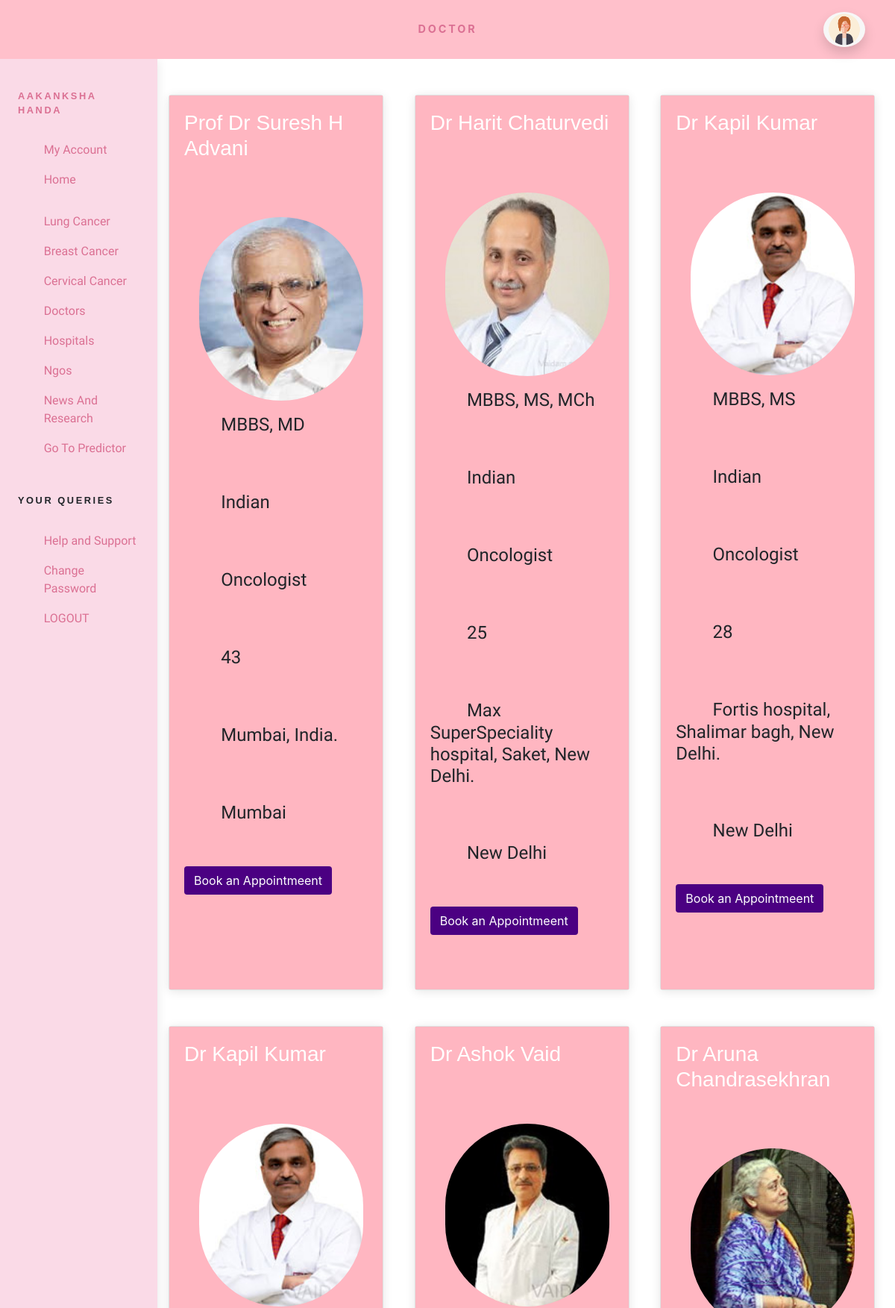
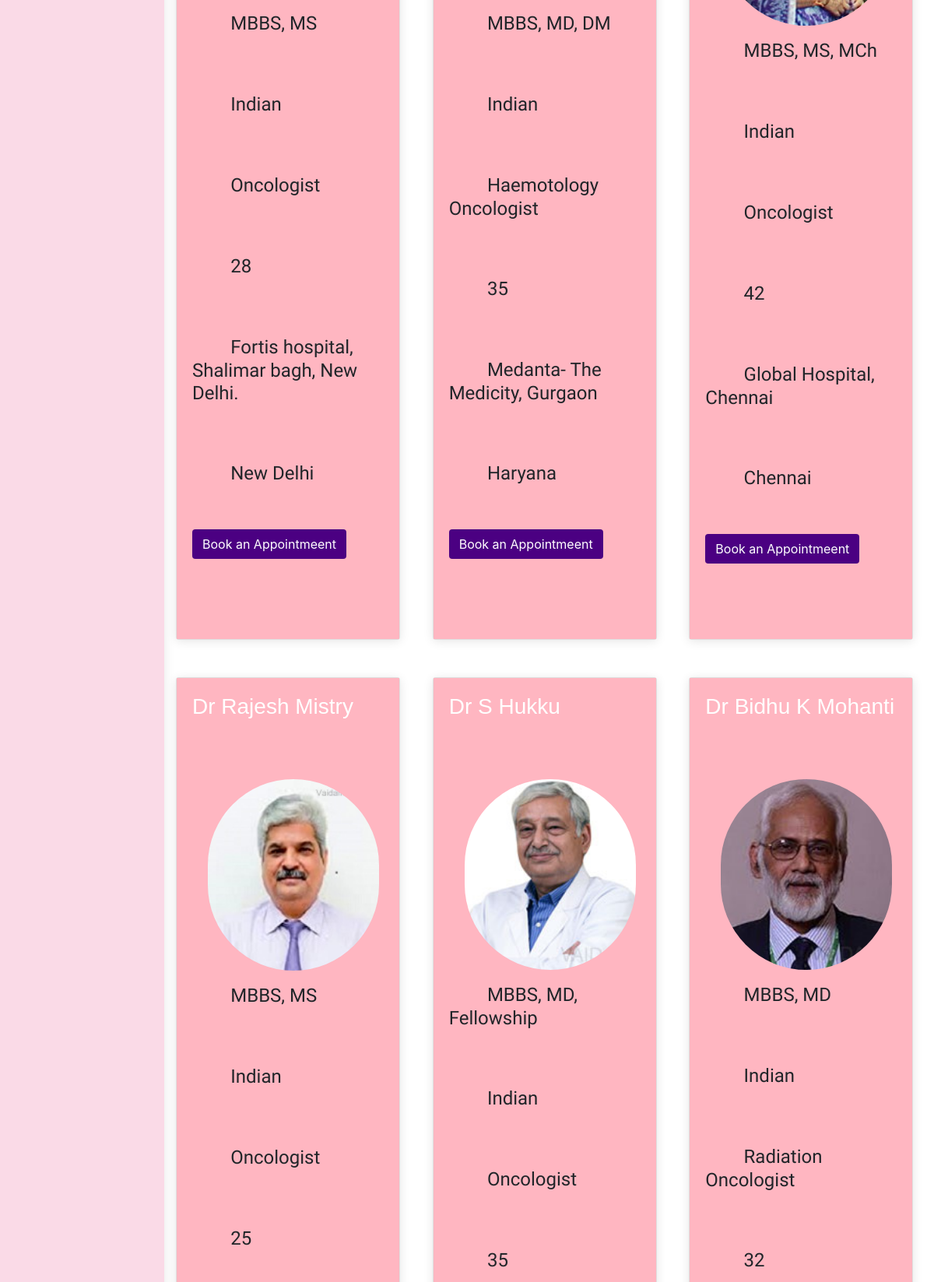
Page /doctors (upper part) on the committed database (2 pictures, top to bottom).
### myapp/models.py (models this page shows)
class doctors(models.Model):
    Name=models.CharField(max_length=50)
    Qual=models.CharField(max_length=50)
    nationality=models.CharField(max_length=50)
    Speciality=models.CharField(max_length=50)
    experience=models.IntegerField()
    address=models.TextField(max_length=500)
    City=models.CharField(max_length=50)
    photo=models.ImageField(upload_to="data", blank=True)

### myapp/views.py (the view)
# urls.py: path('doctors', views.view_doctor, name="doctors"),
def view_doctor(request):
    dc=doctors.objects.all()
    return render(request,'alldoctor.html',{'dc': dc})

### template/alldoctor.html (shortened to what this page needs)
{% load static %}
<html>
<head>
    <link rel="stylesheet" href="{%static "css/style.pink.css" %}">
    <link rel="stylesheet" href="{%static "css/bootstrap.min.css" %}">
    <link rel="stylesheet" href="{%static "icofont/icofont.min.css" %}">
</head>
<body>
      <header class="header">
        <nav class="navbar navbar-expand-lg px-4 py-2" style="background-color:pink;"><a href="#" class="sidebar-toggler text-black-500 mr-4 mr-lg-5 lead" style="color: palevioletred;"><i class="icofont icofont-medical-sign"></i> </a><a href="#" class="navbar-brand font-weight-bold text-uppercase text-base" style="color: palevioletred;"> DOCTOR  </a>
          <ul class="ml-auto d-flex align-items-center list-unstyled mb-0">
            <li class="nav-item dropdown ml-auto"><a id="userInfo" href="#" data-toggle="dropdown" aria-haspopup="true" aria-expanded="false" class="nav-link dropdown-toggle"><img src={%static "images/main_ad.png" %} alt="Admin" style="max-width: 3.5rem;" class="img-fluid rounded-circle shadow"></a>
             </li>
           </ul>
         </nav>
       </header>
       <div class="d-flex align-items-stretch">
         <div id="sidebar" class="sidebar py-3" style="background-color:whitesmoke; background: rgb(250,218,231); font-family: righteous;">
           <div class="text-black-400 text-uppercase px-3 px-lg-4 py-4 font-weight-bold small headings-font-family" style="color: palevioletred;">Aakanksha  <br>Handa</div>
           <ul class="sidebar-menu list-unstyled">
                <li class="sidebar-list-item"><a href="#" data-toggle="collapse" data-target="#pages" aria-expanded="false" aria-controls="pages" class="sidebar-link text-muted"><i class="icofont icofont-tools mr-3 text-gray"></i><span style="color: palevioletred;">My Account</span></a>
               <li class="sidebar-list-item"><a href="{% url 'index' %}" class="sidebar-link text-muted"><i class="icofont icofont-home mr-3" style="color:gray;"></i><span style="color: palevioletred;">Home</span></a></li>
             </li>
             </ul>
             <ul style="list-style-type: none" class="sidebar-menu list-unstyled">
                 <li class="sidebar-list-item"><a href="{% url 'doctorsp' %}" class="sidebar-link text-muted"><i class="icofont icofont-lungs mr-3 text-gray"></i><span style="color: palevioletred;">Lung Cancer</span></a></li>
               <li class="sidebar-list-item"><a href="{% url 'breastcancerp' %}" class="sidebar-link text-muted"><i class="icofont icofont-infinite mr-3 text-gray"></i><span style="color: palevioletred;">Breast Cancer</span></a></li>
               <li class="sidebar-list-item"><a href="{% url 'ccancerp' %}" class="sidebar-link text-muted"><i class="icofont icofont-dna-alt-2 mr-3 text-gray"></i><span style="color: palevioletred;">Cervical Cancer</span></a></li>
               <li class="sidebar-list-item"><a href="{% url 'doctors' %}" class="sidebar-link text-muted"><i class="icofont icofont-doctor mr-3 text-gray"></i><span style="color: palevioletred;">Doctors</span></a></li>
               <li class="sidebar-list-item"><a href="{% url 'hospitals' %}" class="sidebar-link text-muted"><i class="icofont icofont-hospital mr-3 text-gray"></i><span style="color: palevioletred;">Hospitals</span></a></li>
               <li class="sidebar-list-item"><a href="{% url 'NGO' %}" class="sidebar-link text-muted"><i class="icofont icofont-handshake-deal mr-3 text-gray"></i><span style="color: palevioletred;">Ngos</span></a></li>
               <li class="sidebar-list-item"><a href="{% url 'nnews' %}" class="sidebar-link text-muted"><i class="icofont icofont-news mr-3 text-gray"></i><span style="color: palevioletred;">News And Research</span></a></li>
               <li class="sidebar-list-item"><a href="{% url 'predict' %}" class="sidebar-link text-muted"><i class="icofont icofont-circuit mr-3 text-gray"></i><span style="color: palevioletred;">Go To Predictor</span></a></li>
             </ul>
           <div class="text-black-400 text-uppercase px-3 px-lg-4 py-4 font-weight-bold small headings-font-family">Your Queries</div>
           <ul class="sidebar-menu list-unstyled">
                 <li class="sidebar-list-item"><a href="{% url 'helpands' %}" class="sidebar-link text-muted"><i class="icofont icofont-leaf mr-3 text-gray"></i><span style="color: palevioletred;">Help and Support</span></a></li>
               <li class="sidebar-list-item"><a href="{% url 'passchange' %}" class="sidebar-link text-muted"><i class="icofont icofont-ui-password mr-3 text-gray"></i><span style="color: palevioletred;">Change Password</span></a></li>
               <li class="sidebar-list-item"><a href="{% url 'log' %}" class="sidebar-link text-muted"><i class="icofont icofont-logout mr-3 text-gray"></i><span style="color: palevioletred;">LOGOUT</span></a></li>
           </ul>
         </div>
         <div class="page-holder w-100 d-flex flex-wrap">
<div class="container" style="margin-top: px;;margin-bottom: 20px;;">
    <div class="row">
        {% for i in dc %}
        {% if forloop.counter0|divisibleby:3 %}
    </div> <br> <br> <div class="row">
        {% endif %}
        <div class="col-md-4">
            <div class="card" style="width: 18rem;height: 75rem;">
                <div class="card-body" style="background-color: lightpink;  ">
                  <h3 style="color:white;">  {{ i.Name}} </h3><br> <br>
                  <img src="{{ i.photo.url }}"  style="width: 220px; margin-left: 20px; margin-top: 20px;" class="rounded-pill"/>
                  <h4 style="font-family: righteous;"> <i class="icofont-book icofont-2x" style="color: white;"></i> &nbsp;{{i.Qual}} </h4> <br> <br>
                    <h4 style="font-family: righteous;"><i class="icofont-globe icofont-2x" style="color: white;"></i> &nbsp;{{i.nationality}} </h4> <br> <br>
                      <h4 style="font-family: righteous;"><i class="icofont-hospital icofont-2x" style="color: white;"></i> &nbsp;{{i.Speciality}} </h4> <br> <br>
                        <h4 style="font-family: righteous;"><i class="icofont-certificate icofont-2x" style="color: white;"></i> &nbsp;{{i.experience}} </h4> <br> <br>
                          <h4 style="font-family: righteous;"><i class="icofont-ui-home icofont-2x" style="color: white;"></i> &nbsp;{{i.address}} </h4> <br> <br>
                            <h4 style="font-family: righteous;"><i class="icofont-hotel icofont-2x" style="color: white;"></i> &nbsp;{{i.City}} </h4> <br> <br>
                    <a href="#" class="btn" style="background-color:indigo;color: white;">Book an Appointmeent</a>
                </div>
              </div>
        </div>
        {% endfor %}
    </div>
</div>
</div>
</div>
</body>

### rows in the picture
doctors: Name "Prof Dr Suresh H Advani", photo (picture), Qual "MBBS, MD", nationality "Indian", Speciality "Oncologist", experience "43", address "Mumbai, India.", City "Mumbai"
doctors: Name "Dr Harit Chaturvedi", photo (picture), Qual "MBBS, MS, MCh", nationality "Indian", Speciality "Oncologist", experience "25", address "Max SuperSpeciality hospital, Saket, New Delhi.", City "New Delhi"
doctors: Name "Dr Kapil Kumar", photo (picture), Qual "MBBS, MS", nationality "Indian", Speciality "Oncologist", experience "28", address "Fortis hospital, Shalimar bagh, New Delhi.", City "New Delhi"
doctors: Name "Dr Kapil Kumar", photo (picture), Qual "MBBS, MS", nationality "Indian", Speciality "Oncologist", experience "28", address "Fortis hospital, Shalimar bagh, New Delhi.", City "New Delhi"
doctors: Name "Dr Ashok Vaid", photo (picture), Qual "MBBS, MD, DM", nationality "Indian", Speciality "Haemotology Oncologist", experience "35", address "Medanta- The Medicity, Gurgaon", City "Haryana"
doctors: Name "Dr Aruna Chandrasekhran", photo (picture), Qual "MBBS, MS, MCh", nationality "Indian", Speciality "Oncologist", experience "42", address "Global Hospital, Chennai", City "Chennai"
doctors: Name "Dr Rajesh Mistry", photo (picture), Qual "MBBS, MS", nationality "Indian", Speciality "Oncologist", experience "25"
doctors: Name "Dr S Hukku", photo (picture), Qual "MBBS, MD, Fellowship", nationality "Indian", Speciality "Oncologist", experience "35"
doctors: Name "Dr Bidhu K Mohanti", photo (picture), Qual "MBBS, MD", nationality "Indian", Speciality "Radiation Oncologist", experience "32"
